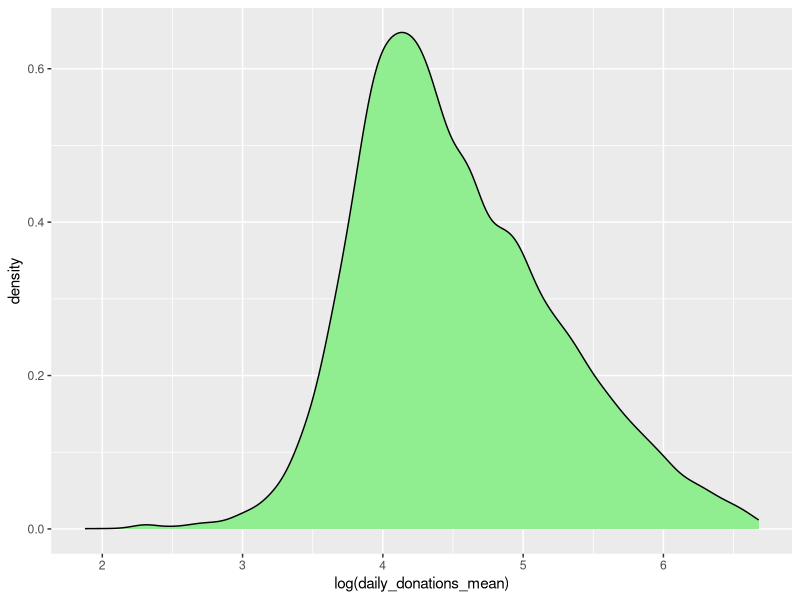
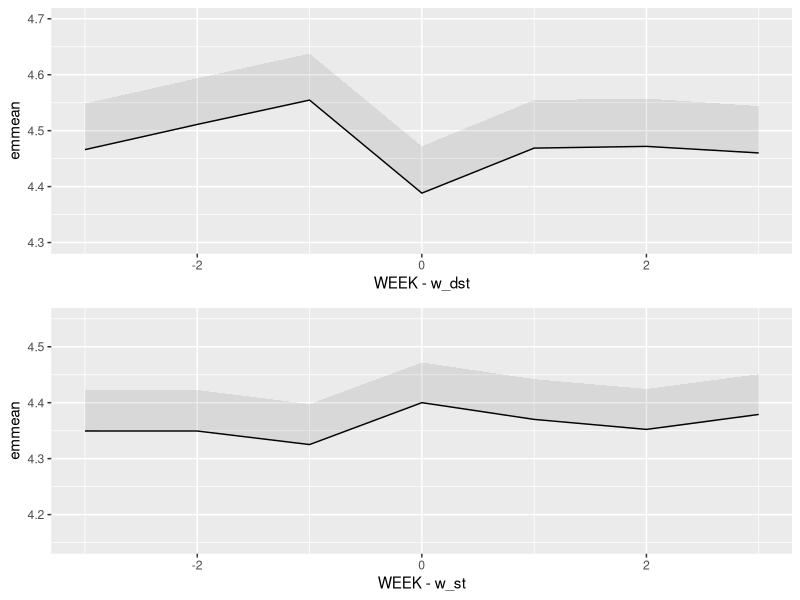
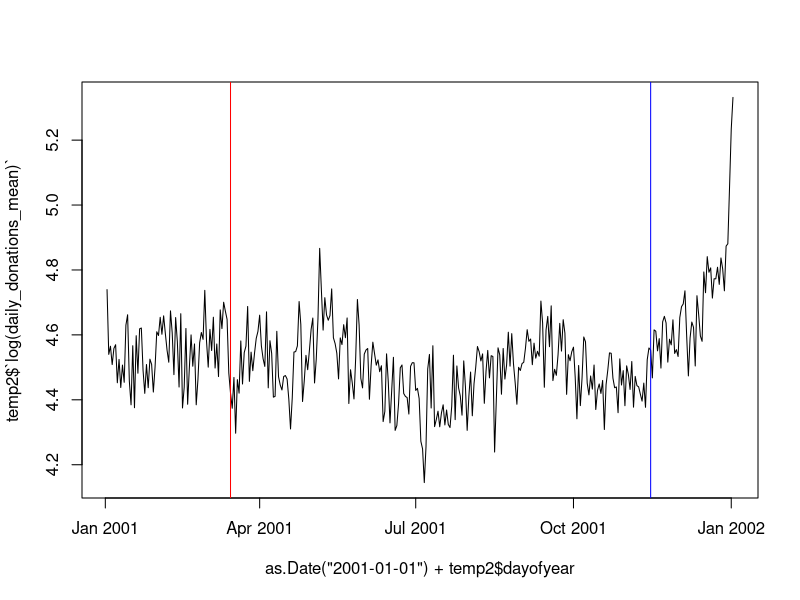
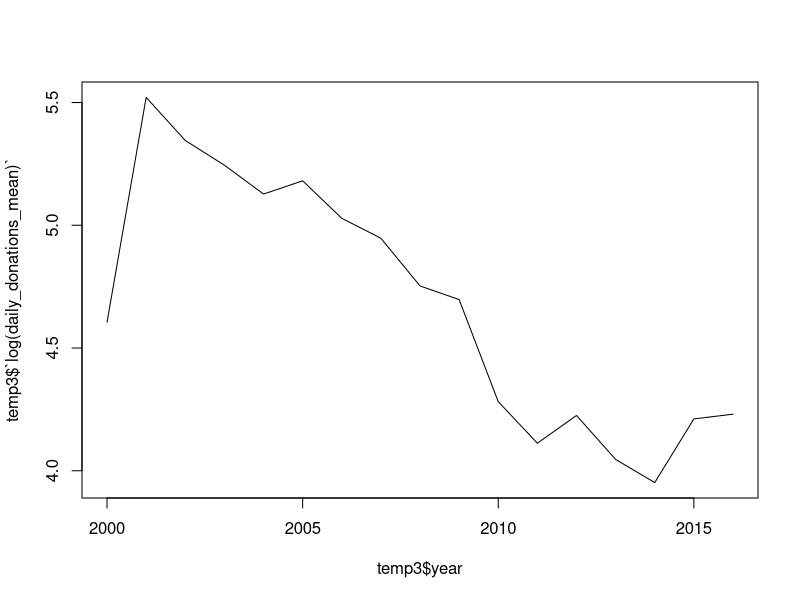

Write the R code that produced these figures, in order.
library("readxl")
library("dplyr")
library("ggplot2")
library("grid")
library("emmeans")

data <- read_xlsx("journal.pbio.3001733.s008.xlsx", sheet = "S3_Data_FigS2")

#Density plot sieht gut aus, wobei ich immer noch etwas verwirrt bin, dass im Original Masse unter 1 liegt
ggplot(data,aes(x = log(daily_donations_mean))) + geom_density(fill = "lightgreen")


data2 <- read_xlsx("journal.pbio.3001733.s008.xlsx", sheet = "S3_Data_Fig3B")
#mean ist komplett daneben 122 statt gewünschten 82. Processing sei allerdings schon passiert
mean(data2$daily_donations_mean)

lm3 <- glm(log(daily_donations_mean) ~ Type_of_week+Time_of_Day+ Weekend_day+ YEAR +as.factor(MONTH)+as.factor(DAY_OF_WEEK)+Holiday, family="gaussian", data=data2)
#Damit kriegen wir tatsächlich die korrekten marginal means. Auch die Signifikanz passt
emmeans(lm3, ~ Type_of_week)
summary(lm3)

lm1 <- lm(log(daily_donations_mean) ~ Type_of_week+Weekend_day + YEAR +as.factor(MONTH)+as.factor(DAY_OF_WEEK)+Holiday, data=data2)
#r-sq 0.3719 (ganzes model) oder 0.36 (ohne time_of_day)
summary(lm1)


###Plot C
#Mit selber Strategie wie zuvor kommen wir hier voran. Emmeans berechnen und die CIs davon nutzen. Das sieht gut aus
data_c1 <- read_excel("journal.pbio.3001733.s008.xlsx", sheet = "S3_Data_Fig3C_top")
data_c2 <- read_excel("journal.pbio.3001733.s008.xlsx", sheet = "S3_Data_Fig3C_bottom")
#Verschieben um die relevante Woche, damit es um 0 zentriert ist
w_dst = data_c1[data_c1$Type_of_week == "DST_Week",]$WEEK[1]
w_st = data_c2[data_c2$Type_of_week == "ST_Week",]$WEEK[1]

lm4 <- glm(log(daily_donations_mean) ~ as.factor(WEEK), family="gaussian", data=data_c1)
df_3c_up <- summary(emmeans(lm4, ~ WEEK))
lm5 <- glm(log(daily_donations_mean) ~ as.factor(WEEK), family="gaussian", data=data_c2)
df_3c_down <- summary(emmeans(lm5, ~ WEEK))

data_c1_transf <- data_c1 %>% mutate(weektype = WEEK == w_dst)
lm6 <- glm(log(daily_donations_mean) ~ weektype, family="gaussian", data=data_c1_transf)
summary(lm6)
data_c2_transf <- data_c2 %>% mutate(weektype = WEEK == w_st)
lm7 <- glm(log(daily_donations_mean) ~ weektype, family="gaussian", data=data_c2_transf)
summary(lm7)

p1 <- df_3c_up %>% 
  ggplot(aes(x = WEEK-w_dst,y = emmean)) + geom_line() +  
  geom_ribbon(aes(ymin = emmean, ymax = upper.CL), alpha = 0.1) +
  ylim(4.3,4.7)
p2 <- df_3c_down %>% 
  ggplot(aes(x = WEEK-w_st,y = emmean)) + geom_line() +  
  geom_ribbon(aes(ymin = emmean, ymax = upper.CL), alpha = 0.1) + 
  ylim(4.15,4.55)
grid.newpage()
grid.draw(rbind(ggplotGrob(p1), ggplotGrob(p2), size = "last"))


#'p2 <- data_c2 %>% group_by(WEEK) %>% summarize(mean = log(mean(daily_donations_mean))) %>% 
#'  ggplot(aes(x = WEEK-w_st,y = mean)) + geom_line() + geom_ribbon(aes(ymin = low, ymax = high), alpha = 0.1)

library(lubridate)
temp <- data %>% mutate(dayofyear = yday(donation_date))

temp2 <- aggregate(log(daily_donations_mean)~dayofyear,FUN = mean,data = temp)
plot(as.Date("2001-01-01")+temp2$dayofyear,temp2$`log(daily_donations_mean)`,type="l")
abline(v = as.Date("2001-03-15"),col = "red")
abline(v = as.Date("2001-11-15"),col = "blue")

x = as.Date("2001-01-01")

temp3 <- data %>% mutate(year = year(donation_date))
temp3 <- aggregate(log(daily_donations_mean)~year,FUN = mean,data = temp3)
plot(temp3$year,temp3$`log(daily_donations_mean)`,type="l")
